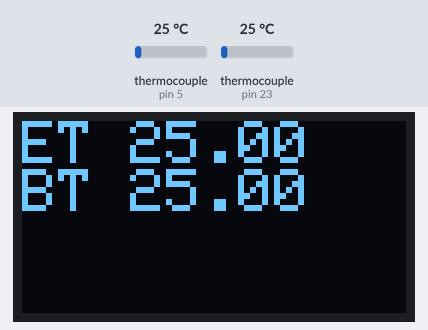
This sketch was run on a simulated Arduino Uno, built for the host (arithmetic inside an expression is 32-bit, double 64-bit). Shown: 128×64 one-colour display. Inputs (shaded band) come from the test bench; at power-on: thermocouple (sensors on pin 5, pin 23) 25 °C. What the sketch prints to the serial monitor is not drawn.

Above: at 1.7 s.
1.8 s: thermocouple (sensor on pin 5) set to 6 °C
At 3.3 s:
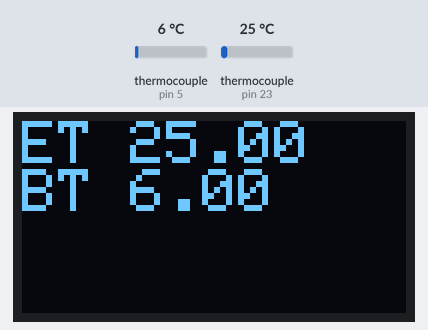
3.6 s: thermocouple (sensor on pin 23) set to 6 °C
At 4.9 s:
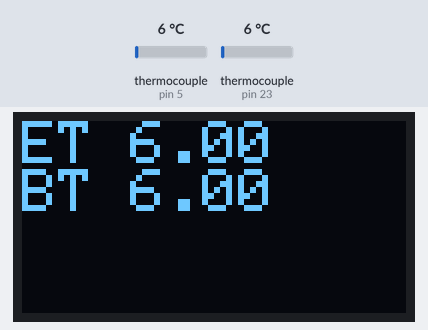
5.2 s: thermocouple (sensor on pin 5) set to 75 °C
At 5.7 s:
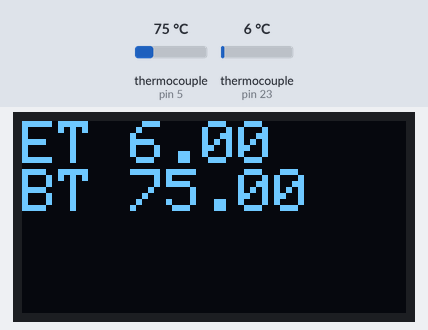
6.8 s: thermocouple (sensor on pin 23) set to 75 °C
At 7.4 s:
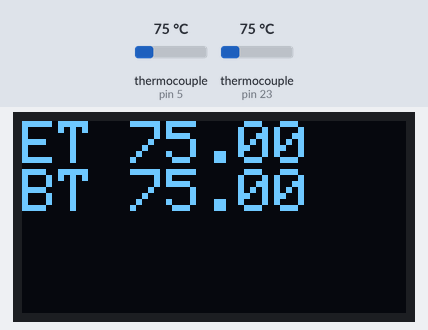
9.9 s: thermocouple (sensor on pin 5) set to 150 °C
At 10.8 s:
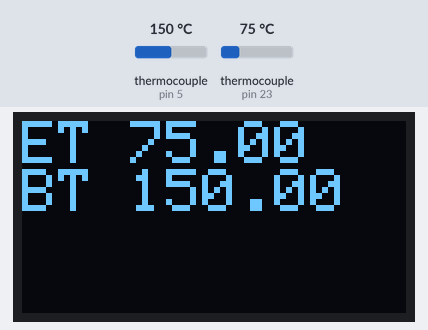
Timing chart, 0 to 12.5 s (numbered marks = the images above; inputs shaded):
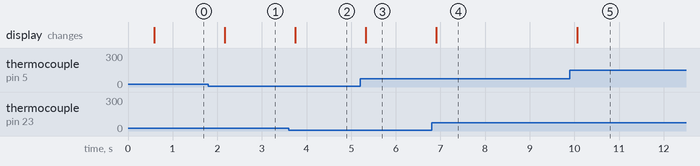

The sketch:

oled_temp2.ino
```cpp
#include <max6675.h>
#include <Wire.h>
#include <Adafruit_SSD1306.h>
#include <Adafruit_GFX.h>

#define SCREEN_WIDTH 128 // OLED display width, in pixels
#define SCREEN_HEIGHT 64 // OLED display height, in pixels

// declarations for an SSD1306 OLED display connected to I2C (SDA, SCL pins)
#define OLED_RESET 16 // Reset pin # (or -1 if sharing Arduino reset pin)
TwoWire twi = TwoWire(1); // our own TwoWire instance on bus 1
Adafruit_SSD1306 display(SCREEN_WIDTH, SCREEN_HEIGHT, &twi, OLED_RESET);

// declarations for the max6675 boards on SPI
int thermoDO = 19; //called SO on the max6675
int thermoCS = 23; //called CS on the max6675
int thermoCLK = 18; //called SCK on the max6675

int thermoCS2 = 5;

// the default setting is celsius
bool unit_F = false; //true = °F - false = °C

MAX6675 thermocouple(thermoCLK, thermoCS, thermoDO);
MAX6675 thermocouple2(thermoCLK, thermoCS2, thermoDO);

void setup() {
  Serial.begin(115200);
  Serial.println("MAX6675 test");

  twi.begin(4,15);  // Needs to come before display.begin is used
  if(!display.begin(SSD1306_SWITCHCAPVCC, 0x3C)) {
    // Address 0x3C for 128x32
    Serial.println(F("SSD1306 allocation failed"));
    // for(;;); // Don't proceed, loop forever
  }

  display.clearDisplay();
  display.setTextSize(3);
  display.setTextColor(WHITE);
  display.setCursor(0,0);
  display.println("start");
  display.println("display..");
  display.display();

  delay(500);
}

// write data to the OLED
void Display_WRITE(){
  display.clearDisplay();
  display.setTextSize(2);
  display.setTextColor(WHITE);
  display.setCursor(0,0);
  display.print("ET ");
  if (unit_F) {
    display.println(thermocouple.readFahrenheit());
    display.print("BT ");
    display.println(thermocouple2.readFahrenheit());
    }
  else if (!unit_F) {
    display.println(thermocouple.readCelsius());
    display.print("BT ");
    display.println(thermocouple2.readCelsius());
  }
  display.display();
}

//Send Serial Data
void Command_WRITE(){
    Serial.print("0.00,");
    if (unit_F) {
        Serial.print(thermocouple.readFahrenheit());
        Serial.print(",");
        Serial.print(thermocouple2.readFahrenheit());
    }
    else if (!unit_F) {
        Serial.print(thermocouple.readCelsius());
        Serial.print(",");
        Serial.print(thermocouple2.readCelsius());
    }
    Serial.println(",0.00,0.00");
}

//Parsing Serial Commands
void handleSerialCommand(){

   if (Serial.available()>0){
        String msg = Serial.readStringUntil('\n');

        if (msg.indexOf("CHAN;")== 0){  //Ignore this Setting
            Serial.print("#OK");
        }
        else if (msg.indexOf("UNITS;")== 0){

            if (msg.substring(6,7)=="F"){   //Change to Farenheit
                unit_F = true;
                Serial.println("#OK Farenheit");
            }
            else if (msg.substring(6,7)=="C"){  //Change to Celsius
                unit_F = false;
                Serial.println("#OK Celsius");
            }

        }
        else if (msg.indexOf("READ")==0){   //Send Temps
           Command_WRITE();

       }
   }

}


void loop()
{

    handleSerialCommand();

    Display_WRITE();

    delay(500);
}
```

Measured:
- after the input at 1.8 s, the display: changes after 0.36 s (image 1)
- after the input at 3.6 s, the display: changes after 0.14 s (image 2)
- after the input at 5.2 s, the display: changes after 0.12 s (image 3)
- after the input at 6.8 s, the display: changes after 0.11 s (image 4)
- after the input at 9.9 s, the display: changes after 0.17 s (image 5)
